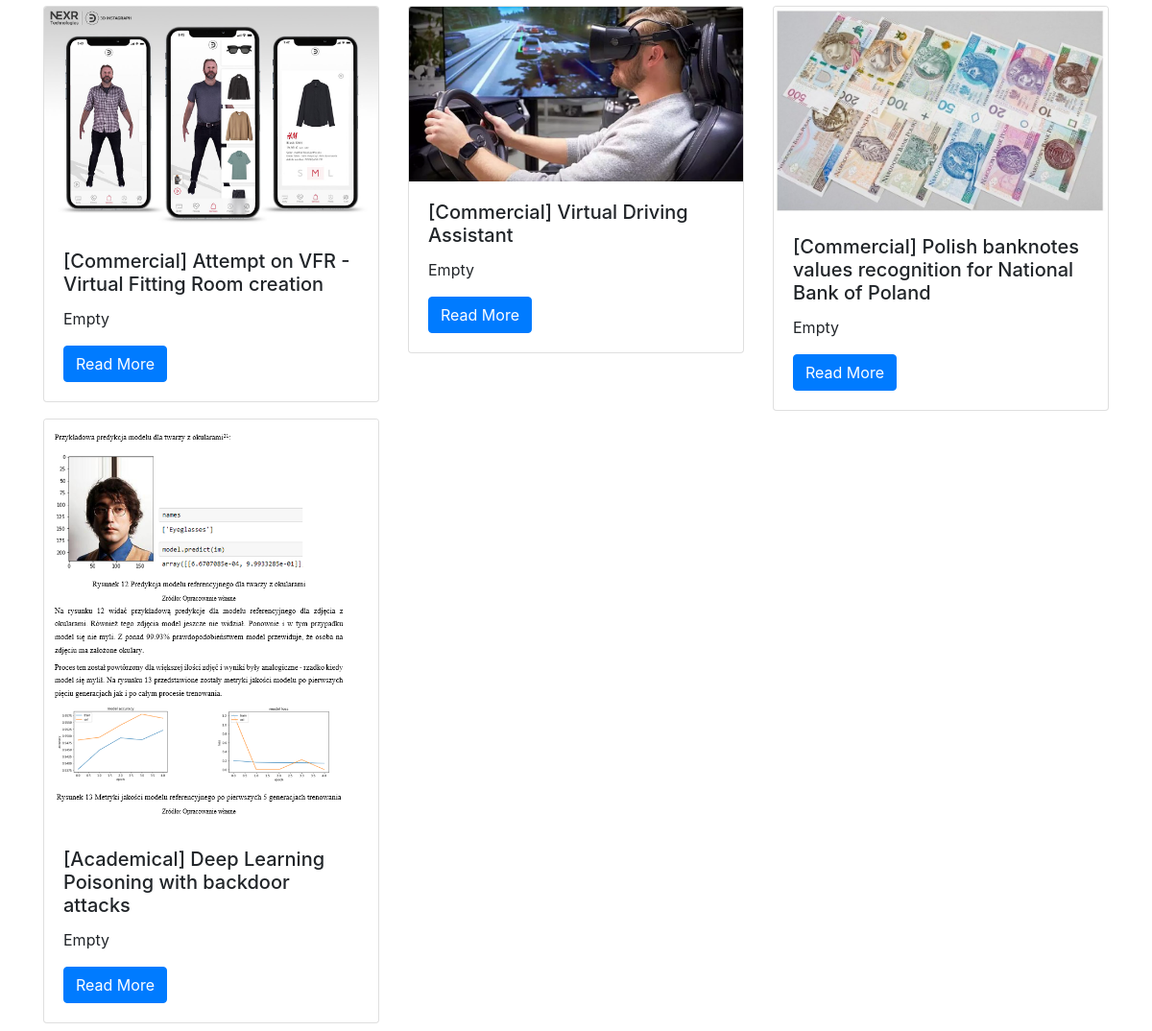
Before: /projects/ (lower part) with the older database file.
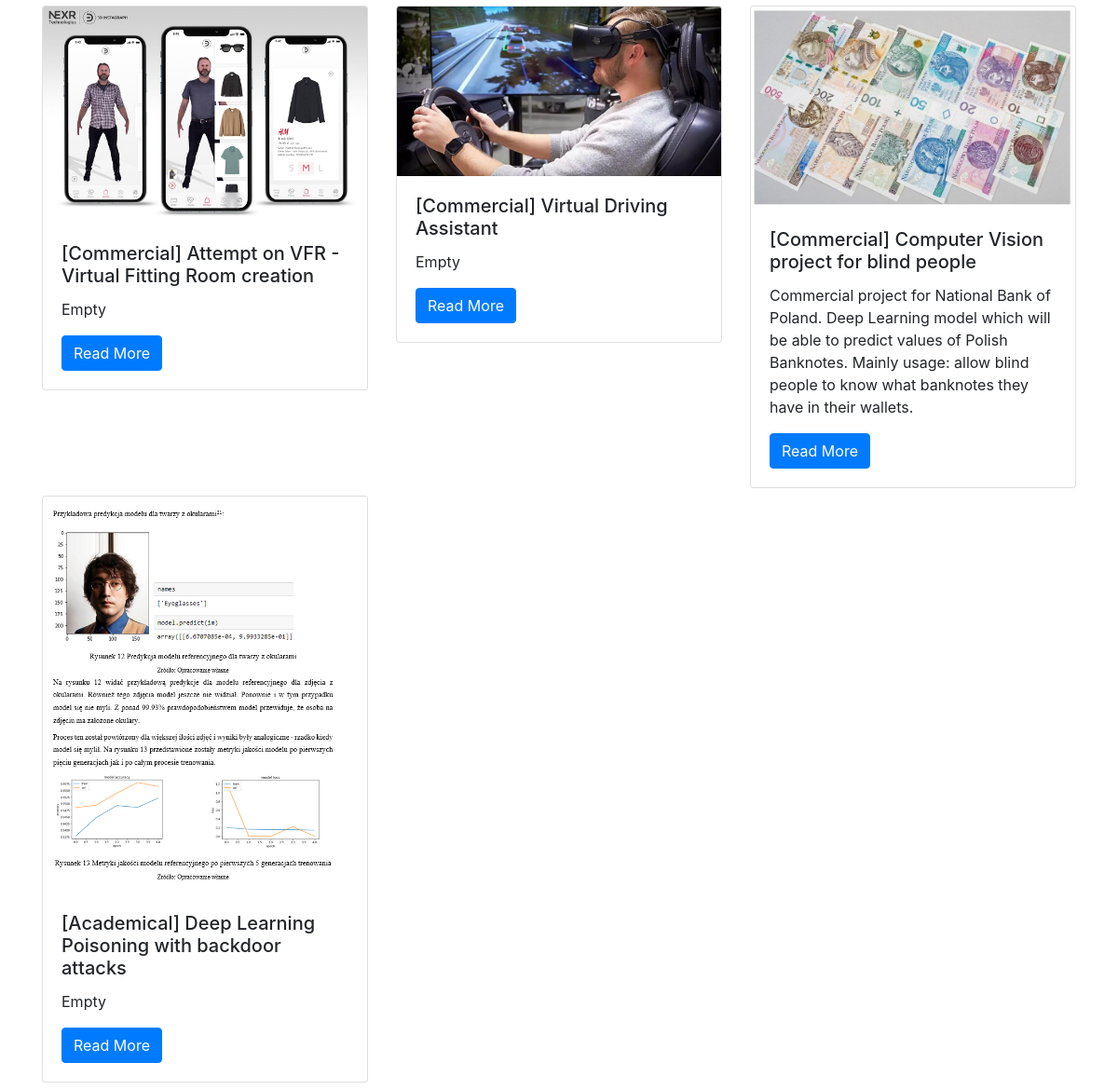
After: the same page with the newer database file.
### projects/models.py (models this page shows, shortened)
class Project(models.Model):
    title = models.CharField(max_length=100)
    short_description = models.TextField(default = 'Empty')
    main_features = models.TextField(default ='Empty')
    duration = models.CharField(max_length=100)
    description = models.TextField(default = 'Empty')
    technology = models.CharField(max_length=200)
    image = models.FilePathField(path='projects/static/img/')
    video_url = models.CharField(max_length=500)
    obstacles = models.TextField(default = 'Empty')
    successes = models.TextField(default = 'Empty')
    learn = models.TextField(default = 'Empty')

### projects/views.py (the view)
# urls.py: path("", views.project_index, name='project_index'),
def project_index(request):
    projects = Project.objects.all()
    context = {
        'projects':projects
    }
    return render(request, 'project_index.html', context)

### projects/templates/project_index.html (shortened to what this page needs)
{% extends "base.html" %}
{% load static %}
{% block page_content %}
<link rel="stylesheet" type="text/css" href="{% static 'css/project_index.css' %}">
<div class="row mt-4">
    {% for project in projects %}
        <div class="col-md-4">
            <div class="card mb-2">
                <img class="card-img-top" src="{% static project.image %}">
                <div class="card-body">
                    <h5 class="card-title">{{ project.title }}</h5>
                    <p class="card-text">{{ project.short_description }}</p>
                    <a href="{% url 'project_detail' project.pk %}"
                       class="btn btn-primary">
                        Read More
                    </a>
                </div>
            </div>
        </div>
        {% endfor %}
    </div>
    {% endblock %}

Changed rows visible on the page:
changed Project: title "[Commercial] Polish banknotes values recognition for National Bank of Poland" → "[Commercial] Computer Vision project for blind people"; short_description "Empty" → "Commercial project for National Bank of Poland. Deep Learning model which will be able to predict values of Polish Banknotes. Mainly usage: allow blind people to know what banknotes they have in their wallets."
